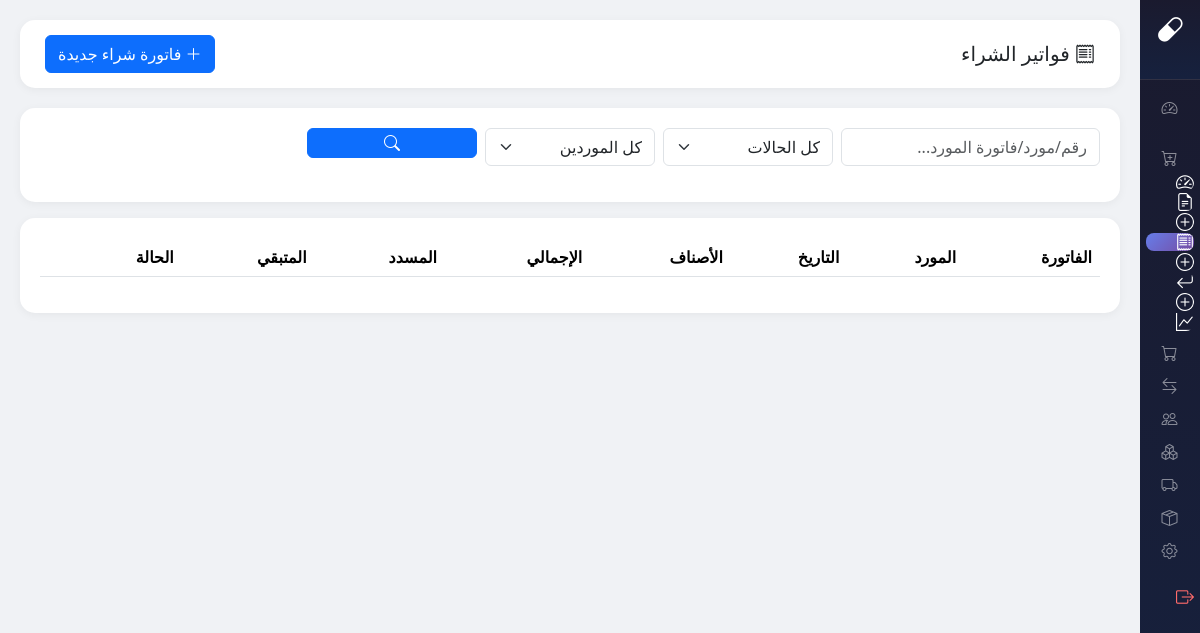
The app's page /modules/purchases/invoices/index.php (signed in), older data.
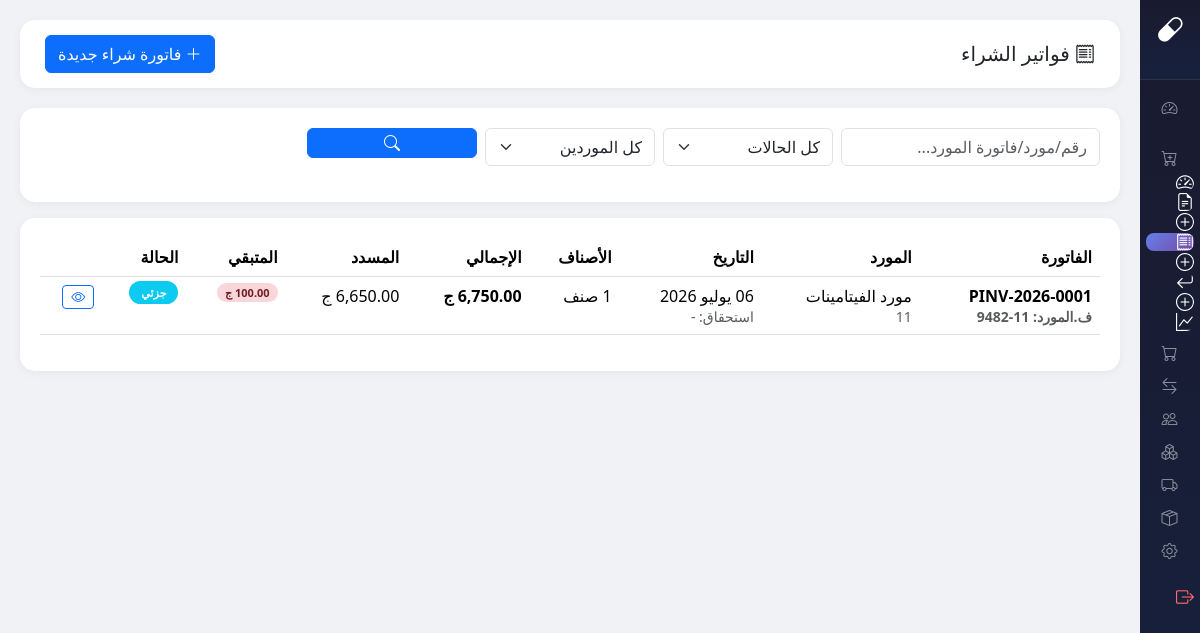
The same page, newer data.
### tables this page shows
CREATE TABLE `purchase_invoices` (
  `id` int(11) NOT NULL,
  `invoice_number` varchar(20) NOT NULL,
  `po_id` int(11) DEFAULT NULL,
  `supplier_id` int(11) NOT NULL,
  `branch_id` int(11) DEFAULT NULL,
  `store_id` int(11) DEFAULT NULL,
  `invoice_date` date NOT NULL DEFAULT curdate(),
  `due_date` date DEFAULT NULL,
  `status` enum('open','partial','paid','cancelled') NOT NULL DEFAULT 'open',
  `subtotal` decimal(12,2) NOT NULL DEFAULT 0.00,
  `discount_type` enum('percentage','fixed') DEFAULT NULL,
  `discount_value` decimal(12,2) DEFAULT 0.00,
  `vat_percent` decimal(5,2) DEFAULT 0.00,
  `vat_amount` decimal(12,2) DEFAULT 0.00,
  `shipping_cost` decimal(12,2) DEFAULT 0.00,
  `grand_total` decimal(12,2) NOT NULL DEFAULT 0.00,
  `paid_amount` decimal(12,2) DEFAULT 0.00,
  `extra_discount_pct` decimal(5,2) DEFAULT 0.00,
  `extra_discount_val` decimal(12,2) DEFAULT 0.00,
  `payment_method` varchar(30) DEFAULT 'credit',
  `remaining_amount` decimal(12,2) GENERATED ALWAYS AS (`grand_total` - `paid_amount`) STORED,
  `supplier_invoice_no` varchar(50) DEFAULT NULL,
  `notes` text DEFAULT NULL,
  `created_by` int(11) NOT NULL,
  `created_at` datetime DEFAULT current_timestamp(),
  `updated_at` datetime DEFAULT current_timestamp() ON UPDATE current_timestamp()
);

CREATE TABLE `suppliers` (
  `id` int(11) NOT NULL,
  `supplier_code` varchar(20) NOT NULL COMMENT 'كود المورد التسلسلي',
  `supplier_name` varchar(100) NOT NULL,
  `phone` varchar(20) DEFAULT NULL,
  `email` varchar(100) DEFAULT NULL,
  `address` text DEFAULT NULL,
  `is_active` tinyint(1) DEFAULT 1,
  `created_at` timestamp NOT NULL DEFAULT current_timestamp(),
  `delivery_time` varchar(50) DEFAULT 'نفس اليوم',
  `delivery_time_id` int(11) DEFAULT NULL,
  `notes` text DEFAULT NULL,
  `source` enum('estock','manual') DEFAULT 'estock',
  `estock_id` decimal(18,0) DEFAULT NULL,
  `manual_code` varchar(50) DEFAULT NULL,
  `supplier_name_en` varchar(100) DEFAULT NULL,
  `supplier_type` varchar(20) DEFAULT 'company',
  `payment_type` varchar(20) DEFAULT 'cash',
  `credit_limit` decimal(12,2) DEFAULT 0.00,
  `grace_period` int(11) DEFAULT 0,
  `return_policy` text DEFAULT NULL,
  `instapay_number` varchar(50) DEFAULT NULL,
  `wallet_number` varchar(50) DEFAULT NULL,
  `deleted_at` datetime DEFAULT NULL,
  `created_by` int(11) DEFAULT NULL,
  `updated_at` timestamp NOT NULL DEFAULT current_timestamp() ON UPDATE current_timestamp()
);

### core/config.php (called while the page is built, shortened)
<?php
function isLoggedIn() {
    return isset($_SESSION['user_id']) && !empty($_SESSION['user_id']);
}
function isAdmin() {
    return isLoggedIn() && $_SESSION['user_role'] === 'admin';
}
function arabicDate($date) {
    $d = new DateTime($date);
    $day = $d->format('d');
    $month = AR_MONTHS[(int)$d->format('m') - 1];
    $year = $d->format('Y');
    return "$day $month $year";
}

### modules/purchases/invoices/index.php (the view, shortened to what this page needs)
<?php
require_once __DIR__ . '/../../../core/config.php';
$db = getDB();
$page_title = 'فواتير الشراء';
$search = $_GET['search'] ?? '';
$where = ['1=1']; $params = [];
$sql = "SELECT pi.*, s.supplier_name, s.supplier_code, po.po_number, u.full_name as creator,
        (SELECT COUNT(*) FROM purchase_invoice_items WHERE invoice_id = pi.id) as items_count
        FROM purchase_invoices pi
        JOIN suppliers s ON pi.supplier_id = s.id
        LEFT JOIN purchase_orders po ON pi.po_id = po.id
        JOIN users u ON pi.created_by = u.id
        WHERE " . implode(' AND ', $where) . " ORDER BY pi.created_at DESC";
$stmt = $db->prepare($sql);
$stmt->execute($params);
$invoices = $stmt->fetchAll();
require_once __DIR__ . '/../../../includes/sidebar.php';
?>
<!DOCTYPE html>
<html lang="ar" dir="rtl">
<head><meta charset="UTF-8"><title><?= $page_title ?> - <?= APP_NAME ?></title>
<link href="https://cdn.jsdelivr.net/npm/bootstrap@5.3.2/dist/css/bootstrap.rtl.min.css" rel="stylesheet">
<link href="https://cdn.jsdelivr.net/npm/bootstrap-icons@1.11.1/font/bootstrap-icons.css" rel="stylesheet">
</head>
<body>
<div class="main-content">
    <div class="topbar">
        <div><h5 class="mb-0"><i class="bi bi-receipt"></i> <?= $page_title ?></h5></div>
        <a href="create.php" class="btn btn-primary"><i class="bi bi-plus-lg"></i> فاتورة شراء جديدة</a>
    </div>
    <div class="sec-card mb-3">
        <form method="GET" class="row g-2">
            <div class="col-md-3"><input type="text" name="search" class="form-control" placeholder="رقم/مورد/فاتورة المورد..." value="<?= $search ?>"></div>
            <div class="col-md-2">
                <select name="status" class="form-select">
                    <option value="">كل الحالات</option>
                </select>
            </div>
            <div class="col-md-2">
                <select name="supplier" class="form-select"><option value="">كل الموردين</option>
                </select>
            </div>
            <div class="col-md-2"><button type="submit" class="btn btn-primary w-100"><i class="bi bi-search"></i></button></div>
        </form>
    </div>
    <div class="sec-card">
        <div class="table-responsive">
            <table class="table table-hover">
                <thead><tr><th>الفاتورة</th><th>المورد</th><th>التاريخ</th><th>الأصناف</th><th>الإجمالي</th><th>المسدد</th><th>المتبقي</th><th>الحالة</th><th></th></tr></thead>
                <tbody>
                <?php foreach($invoices as $inv):
                    $icolors=['open'=>'warning','partial'=>'info','paid'=>'success','cancelled'=>'danger'];
                    $ilabels=['open'=>'مفتوحة','partial'=>'جزئي','paid'=>'مسددة','cancelled'=>'ملغية'];
                ?>
                <tr>
                    <td class="fw-bold"><?= $inv['invoice_number'] ?>
                        <?php if($inv['supplier_invoice_no']): ?><br><small class="text-muted">ف.المورد: <?= $inv['supplier_invoice_no'] ?></small><?php endif; ?>
                    </td>
                    <td><?= $inv['supplier_name'] ?><br><small class="text-muted"><?= $inv['supplier_code'] ?></small></td>
                    <td><?= arabicDate($inv['invoice_date']) ?><br><small class="text-muted">استحقاق: <?= $inv['due_date'] ? arabicDate($inv['due_date']) : '-' ?></small></td>
                    <td><?= $inv['items_count'] ?> صنف</td>
                    <td class="fw-bold"><?= number_format($inv['grand_total'],2) ?> ج</td>
                    <td><?= number_format($inv['paid_amount'],2) ?> ج</td>
                    <td><?php if($inv['remaining_amount']>0): ?><span class="due-badge"><?= number_format($inv['remaining_amount'],2) ?> ج</span><?php else: ?>-<?php endif; ?></td>
                    <td><span class="status-pill bg-<?= $icolors[$inv['status']] ?>"><?= $ilabels[$inv['status']] ?></span></td>
                    <td><a href="view.php?id=<?= $inv['id'] ?>" class="btn btn-sm btn-outline-primary"><i class="bi bi-eye"></i></a></td>
                </tr>
                <?php endforeach; ?>
                </tbody>
            </table>
        </div>
    </div>
</div>
</body>
</html>

### includes/sidebar.php (shortened to what this page needs)
<?php
$request_uri = $_SERVER['REQUEST_URI'] ?? '';
$script_name = $_SERVER['SCRIPT_NAME'] ?? '';
$script_parts = explode('/', trim($script_name, '/'));
$project_name = '';
if (count($script_parts) > 0) {
    $project_name = $script_parts[0];
}
$protocol = isset($_SERVER['HTTPS']) && $_SERVER['HTTPS'] === 'on' ? 'https' : 'http';
$host = $_SERVER['HTTP_HOST'] ?? 'localhost';
$base_url = $protocol . '://' . $host;
if (!empty($project_name)) {
    $base_url .= '/' . $project_name;
}
$current_page = basename($script_name);
$current_uri = $request_uri;
$is_purchases = strpos($current_uri, '/purchases/') !== false;
$is_purchase_orders = strpos($current_uri, '/purchases/orders/') !== false;
$is_purchase_invoices = strpos($current_uri, '/purchases/invoices/') !== false;
$is_purchase_returns = strpos($current_uri, '/purchases/returns/') !== false;
$is_purchase_reports = strpos($current_uri, '/purchases/reports/') !== false;
?>
<div class="sidebar-wrap">
<div class="sidebar">
    <div class="sidebar-brand">
        <h4><span class="logo-icon"><i class="bi bi-capsule"></i></span> <span class="brand-text">نايل سنتر</span></h4>
    </div>
    <div class="nav-menu">
        <div class="sidebar-heading" onclick="toggleSection(this)">
            <span class="head-icon" title="الرئيسية"><i class="bi bi-speedometer2"></i></span>
        </div>
        <div class="sidebar-heading" onclick="toggleSection(this)">
        </div>
        <div class="sidebar-heading" onclick="toggleSection(this)">
            <span class="head-icon" title="المشتريات"><i class="bi bi-cart-plus"></i></span>
        </div>
        <div class="sidebar-section">
            <div class="nav-item">
                <a href="<?= $base_url ?>/modules/purchases/" class="nav-link <?= $is_purchases && basename(dirname($script_name)) === 'purchases' && $current_page === 'index.php' ? 'active' : '' ?>">
                    <i class="bi bi-speedometer2"></i><span class="link-text">Dashboard</span><span class="tip">Dashboard</span>
                </a>
            </div>
            <div class="nav-item">
                <a href="<?= $base_url ?>/modules/purchases/orders/" class="nav-link <?= $is_purchase_orders && $current_page === 'index.php' ? 'active' : '' ?>">
                    <i class="bi bi-file-earmark-text"></i><span class="link-text">أوامر الشراء</span><span class="tip">أوامر الشراء</span>
                </a>
            </div>
            <div class="nav-item">
                <a href="<?= $base_url ?>/modules/purchases/orders/create.php" class="nav-link <?= $is_purchase_orders && $current_page === 'create.php' ? 'active' : '' ?>">
                    <i class="bi bi-plus-circle"></i><span class="link-text">أمر شراء جديد</span><span class="tip">أمر شراء</span>
                </a>
            </div>
            <div class="nav-item">
                <a href="<?= $base_url ?>/modules/purchases/invoices/" class="nav-link <?= $is_purchase_invoices && $current_page === 'index.php' ? 'active' : '' ?>">
                    <i class="bi bi-receipt"></i><span class="link-text">فواتير الشراء</span><span class="tip">فواتير الشراء</span>
                </a>
            </div>
            <div class="nav-item">
                <a href="<?= $base_url ?>/modules/purchases/invoices/create.php" class="nav-link <?= $is_purchase_invoices && $current_page === 'create.php' ? 'active' : '' ?>">
                    <i class="bi bi-plus-circle"></i><span class="link-text">فاتورة شراء جديدة</span><span class="tip">فاتورة شراء</span>
                </a>
            </div>
            <div class="nav-item">
                <a href="<?= $base_url ?>/modules/purchases/returns/" class="nav-link <?= $is_purchase_returns && $current_page === 'index.php' ? 'active' : '' ?>">
                    <i class="bi bi-arrow-return-left"></i><span class="link-text">مرتجعات المشتريات</span><span class="tip">مرتجعات</span>
                </a>
            </div>
            <div class="nav-item">
                <a href="<?= $base_url ?>/modules/purchases/returns/create.php" class="nav-link <?= $is_purchase_returns && $current_page === 'create.php' ? 'active' : '' ?>">
                    <i class="bi bi-plus-circle"></i><span class="link-text">مرتجع جديد</span><span class="tip">مرتجع جديد</span>
                </a>
            </div>
            <div class="nav-item">
                <a href="<?= $base_url ?>/modules/purchases/reports/" class="nav-link <?= $is_purchase_reports ? 'active' : '' ?>">
                    <i class="bi bi-graph-up"></i><span class="link-text">تقارير المشتريات</span><span class="tip">تقارير</span>
                </a>
            </div>
        </div>
        <div class="sidebar-heading" onclick="toggleSection(this)">
            <span class="head-icon" title="طلبات العملاء"><i class="bi bi-cart"></i></span>
        </div>
        <div class="sidebar-heading" onclick="toggleSection(this)">
            <span class="head-icon" title="الشيفتات"><i class="bi bi-arrow-left-right"></i></span>
        </div>
        <div class="sidebar-heading" onclick="toggleSection(this)">
            <span class="head-icon" title="كارت العملاء"><i class="bi bi-people"></i></span>
        </div>
        <div class="sidebar-heading" onclick="toggleSection(this)">
            <span class="head-icon" title="كارت الأصناف"><i class="bi bi-boxes"></i></span>
        </div>
        <div class="sidebar-heading" onclick="toggleSection(this)">
            <span class="head-icon" title="كارت الموردين"><i class="bi bi-truck"></i></span>
        </div>
        <?php if (isAdmin()): ?>
        <div class="sidebar-heading" onclick="toggleSection(this)">
            <span class="head-icon" title="المخازن"><i class="bi bi-box-seam"></i></span>
        </div>
        <div class="sidebar-heading" onclick="toggleSection(this)">
            <span class="head-icon" title="الإدارة"><i class="bi bi-gear"></i></span>
        </div>
        <?php endif; ?>
        <div class="nav-item mt-4">
            <a href="<?= $base_url ?>/index.php?logout=1" class="nav-link text-danger">
                <i class="bi bi-box-arrow-right"></i><span class="link-text">تسجيل الخروج</span><span class="tip">خروج</span>
            </a>
        </div>
    </div>
</div>
</div>

### includes/sidebar.php (style rules this page uses)
.sidebar-wrap { position: fixed; right: 0; top: 0; height: 100vh; z-index: 1000; }
.sidebar { background: linear-gradient(180deg, #1a1a2e 0%, #16213e 100%); height: 100vh; width: 60px; color: #fff; overflow-x: hidden; overflow-y: auto; transition: width 0.35s ease; position: relative; padding-bottom: 20px; }
.sidebar-brand { padding: 16px 10px; text-align: center; border-bottom: 1px solid rgba(255,255,255,0.1); color: #fff; position: sticky; top: 0; background: linear-gradient(180deg, #1a1a2e 0%, #16213e 100%); z-index: 10; white-space: nowrap; overflow: hidden; }
.sidebar-brand h4 { margin: 0; font-size: 0; transition: font-size 0.35s ease; }
.sidebar-brand h4 .logo-icon { font-size: 26px; display: inline-block; }
.nav-menu { padding: 8px 0; }
.sidebar-heading { color: rgba(255,255,255,0.5); font-size: 11px; text-transform: uppercase; letter-spacing: 1px; padding: 12px 14px 5px; font-weight: 600; cursor: pointer; display: flex; justify-content: center; align-items: center; transition: all 0.35s ease; white-space: nowrap; overflow: hidden; }
.sidebar-heading .head-icon { font-size: 16px; display: flex; }
.sidebar-section { overflow: hidden; transition: max-height 0.3s ease; }
.nav-item { margin: 1px 0; }
.nav-link { color: rgba(255,255,255,0.8); padding: 9px 0; display: flex; align-items: center; justify-content: center; transition: all 0.3s; border-radius: 8px; margin: 2px 6px; text-decoration: none; font-size: 13px; position: relative; white-space: nowrap; overflow: hidden; }
.nav-link.active { color: #fff; background: linear-gradient(135deg, #667eea 0%, #764ba2 100%); }
.nav-link i { font-size: 18px; min-width: 28px; text-align: center; flex-shrink: 0; }
.nav-link.text-danger { color: #ff6b6b !important; }
.main-content { margin-right: 60px !important; transition: margin-right 0.35s ease; }

### modules/purchases/invoices/index.php (style rules this page uses)
:root { --primary:#667eea;--secondary:#764ba2 }
body { background:#f0f2f5;font-family:'Segoe UI',Tahoma,Geneva,Verdana,sans-serif }
.main-content { margin-right:260px;padding:20px }
.topbar { background:white;border-radius:15px;padding:15px 25px;margin-bottom:20px;box-shadow:0 2px 10px rgba(0,0,0,0.05);display:flex;justify-content:space-between;align-items:center }
.sec-card { background:white;border-radius:15px;padding:20px;box-shadow:0 2px 10px rgba(0,0,0,0.05) }
.status-pill { padding:4px 12px;border-radius:20px;font-size:11px;font-weight:600;color:white }
.due-badge { background:#f8d7da;color:#721c24;padding:2px 8px;border-radius:10px;font-size:11px;font-weight:600 }

Row changes from the older to the newer data that the page shows:
added purchase_invoices: invoice_number "PINV-2026-0001", supplier_invoice_no "11-9482", supplier.supplier_name "مورد الفيتامينات", supplier.supplier_code "11", invoice_date "06 يوليو 2026", grand_total "6,750.00", paid_amount "6,650.00", remaining_amount "100.00", status "جزئي"
